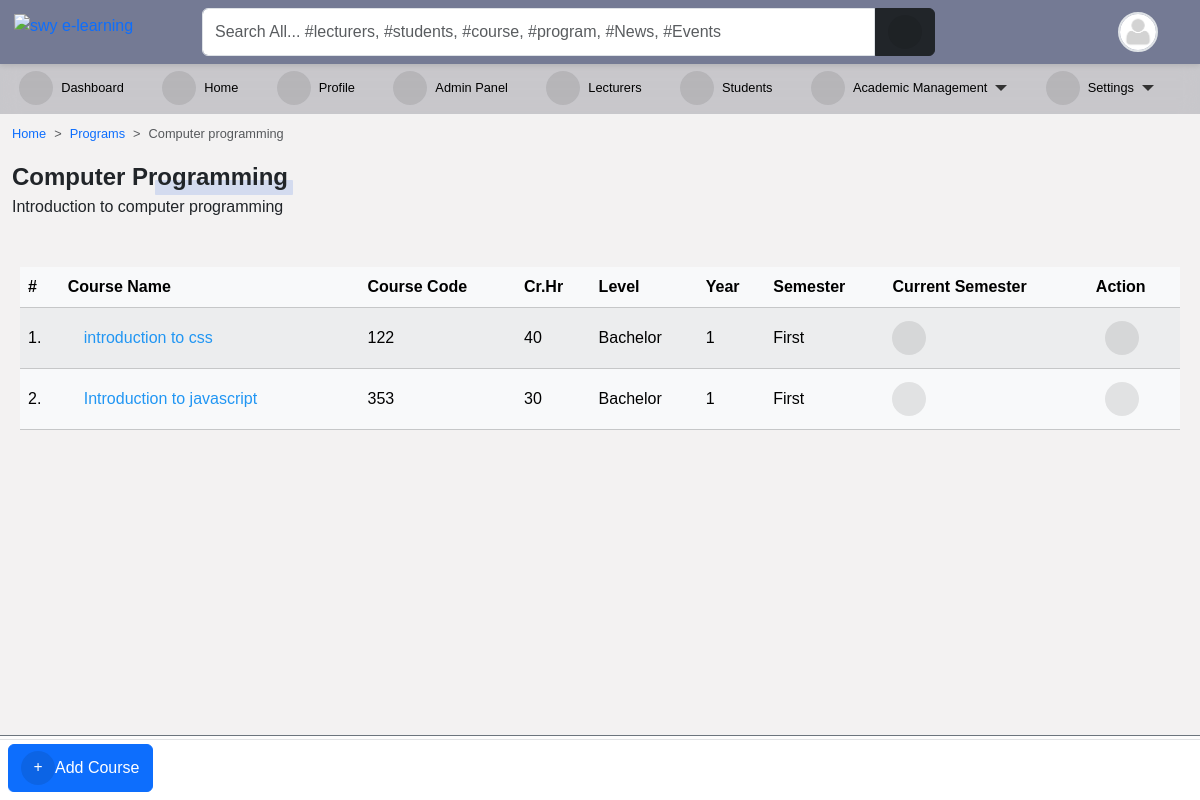
The app's page /programs/1/detail/ (signed in) with its own data.
### accounts/models.py (models this page shows, shortened)
class User(AbstractUser):
    is_student = models.BooleanField(default=False)
    is_lecturer = models.BooleanField(default=False)
    gender = models.CharField(max_length=1, choices=GENDERS, blank=True, null=True)
    phone = models.CharField(max_length=60, blank=True, null=True)
    address = models.CharField(max_length=60, blank=True, null=True)
    picture = models.ImageField(
        upload_to="profile_pictures/%y/%m/%d/", default="default.png", null=True
    )
    email = models.EmailField(blank=True, null=True)
    username_validator = ASCIIUsernameValidator()
    objects = CustomUserManager()
    class Meta:
        ordering = ("-date_joined",)
    @property
    def get_user_role(self):
        if self.is_superuser:
            role = "Admin"
        elif self.is_student:
            role = "Student"
        elif self.is_lecturer:
            role = "Lecturer"
        return role

### course/models.py (models this page shows, shortened)
class Program(models.Model):
    title = models.CharField(max_length=150, unique=True)
    summary = models.TextField(null=True, blank=True)
    objects = ProgramManager()

class Course(models.Model):
    slug = models.SlugField(blank=True, unique=True)
    title = models.CharField(max_length=200, null=True)
    code = models.CharField(max_length=200, unique=True, null=True)
    credit = models.IntegerField(null=True, default=0)
    summary = models.TextField(max_length=200, blank=True, null=True)
    program = models.ForeignKey(Program, on_delete=models.CASCADE)
    level = models.CharField(max_length=25, choices=LEVEL, null=True)
    year = models.IntegerField(choices=YEARS, default=0)
    semester = models.CharField(choices=SEMESTER, max_length=200)
    is_elective = models.BooleanField(default=False, blank=True, null=True)
    objects = CourseManager()
    def get_absolute_url(self):
        return reverse("course_detail", kwargs={"slug": self.slug})
    @property
    def is_current_semester(self):
        from core.models import Semester
        current_semester = Semester.objects.get(is_current_semester=True)
        if self.semester == current_semester.semester:
            return True
        else:
            return False

### course/views.py (the view)
# urls.py: path("<int:pk>/detail/", program_detail, name="program_detail"),
@login_required
def program_detail(request, pk):
    program = Program.objects.get(pk=pk)
    courses = Course.objects.filter(program_id=pk).order_by("-year")
    credits = Course.objects.aggregate(Sum("credit"))
    paginator = Paginator(courses, 10)
    page = request.GET.get("page")
    courses = paginator.get_page(page)
    return render(
        request,
        "course/program_single.html",
        {
            "title": program.title,
            "program": program,
            "courses": courses,
            "credits": credits,
        },
    )

### templates/course/program_single.html (shortened to what this page needs)
{% extends 'base.html' %}
{% load static %}
{% block content %}
<nav style="--bs-breadcrumb-divider: '>';" aria-label="breadcrumb">
    <ol class="breadcrumb">
        <li class="breadcrumb-item"><a href="/">Home</a></li>
        <li class="breadcrumb-item"><a href="{% url 'programs' %}">Programs</a></li>
        <li class="breadcrumb-item active" aria-current="page">{{ program.title }}</li>
    </ol>
</nav>
{% if request.user.is_superuser or request.user.lecturer  %}
<div class="manage-wrap">
    <a class="btn btn-sm btn-primary" href="{% url 'course_add' pk=program.pk %}">Add
        Course</a>
</div>
{% endif %}
{% if program %}
<div class="title-1">{{ program.title }}</div>
{% if program.summary %}
<p>{{ program.summary }}</p>
{% endif %}
{% endif %}
{% if request.user.is_superuser or request.user.is_lecturer %}
<div class="manage-wrap">
    <a class="btn btn-primary" href="{% url 'course_add' pk=program.pk %}"><i class="fas fa-plus"></i>Add Course</a>
</div>
{% endif %}
<div class="table-responsive p-0 px-2 mt-5">
    <div class="table-shadow">
        <table class="table table-light table-striped">
            <thead>
                <tr>
                    <th>#</th>
                    <th> Course Name </th>
                    <th> Course Code </th>
                    <th> Cr.Hr </th>
                    <th> Level </th>
                    <th> Year </th>
                    <th> Semester </th>
                    <th> Current Semester </th>
                    {% if request.user.is_superuser %}
                    <th>Action</th>
                    {% endif %}
                </tr>
            </thead>
            <tbody>
                {% for course in courses %}
                <tr>
                    <td>{{ forloop.counter }}.</td>
                    <td><a href="{{ course.get_absolute_url }}">
                            {{ course.title }}</a></td>
                    <td>{{ course.code }}</td>
                    <td>{{ course.credit }}</td>
                    <td>{{ course.level }}</td>
                    <td>{{ course.year }}</td>
                    <td>{{ course.semester }}</td>
                    <th>
                        {% if course.is_current_semester == False %}
                        <i class="fas fa-times-circle fa-1-5x danger"></i>
                        {% elif course.is_current_semester == True %}
                        <i class="fas fa-check-circle fa-1-5x"></i>
                        {% endif %}
                    </th>
                    {% if request.user.is_superuser %}
                    <td>
                        <div class="dropstart">
                            <button class="btn btn-sm" type="button" data-bs-toggle="dropdown"
                            data-bs-boundary="window" aria-haspopup="true" aria-expanded="false">
                                <i class="fas fa-ellipsis-v m-0"></i>
                            </button>
                        </div>
                    </td>
                    {% endif %}
                </tr>
                {% endfor %}
            </tbody>
        </table>
    </div>
</div>
{% endblock content %}

### templates/navbar.html (shortened to what this page needs)
{% load static %}
<div id="top-navbar" class="py-2 top-navbar">
	<div class="container">
		<a href="/" class="head-logo">
			<img src="{% static 'img/swy e-learning.jpg' %}" width="40px" alt="swy e-learning">
		</a>
		<div class="nav-wrapper">
			<form class="form-header" action="{% url 'query' %}" method="GET">
				<input id="primary-search" class="form-control rounded-end-0" type="text" name="q" value="{{ request.GET.q }}"
					placeholder="Search All... #lecturers, #students, #course, #program, #News, #Events" required />
				<button class="btn btn-dark rounded-start-0" type="submit">
					<i class="fas fa-search"></i>
				</button>
			</form>
			<div class="dropdown index">
				<div class="avatar border border-2" type="button" data-bs-toggle="dropdown" aria-expanded="false">
					<img src="{{ request.user.picture.url }}">
				</div>
			</div>
		</div>
	</div>
</div>

### static/scss/style1.css (style rules this page uses)
*, body { font-family: "Rubik", sans-serif; }
body { background-color: #f3f2f2; }
.table td, .table th { vertical-align: middle; }
.table tbody > tr > td > a { display: flex; color: #2196f3; padding: 0.5rem 1rem; transition: 0.2s; }
#top-navbar { position: fixed; top: 0; right: 0; -webkit-margin-start: -10px; z-index: 90; padding: 0; background: #747a94; box-shadow: 0px 2px 5px 0px rgba(0, 0, 0, 0.1); transition: 0.3s; margin: 0; }
#top-navbar .container { display: flex; background-color: transparent; position: relative; }
#top-navbar .nav-wrapper { display: flex; flex-wrap: wrap; justify-content: space-between; align-items: center; width: 100%; margin-left: 10rem; background-color: transparent; }
#top-navbar .nav-wrapper .form-header { display: flex; flex: 0.8; }
#top-navbar .nav-wrapper .form-header button { flex: 0.1; }
#top-navbar { left: 0; }
.manage-wrap { position: fixed; bottom: 0; right: 0; left: 300px; padding: 0.5rem; z-index: 10; background-color: rgba(255, 255, 255, 0.8); border-top: 1px solid #6c757d; transition: 0.3s; }
.manage-wrap { left: 0; }
.avatar { width: 40px; height: 40px; border-radius: 50%; overflow: hidden; }
.avatar img { width: 100%; height: 100%; -o-object-fit: cover; object-fit: cover; }
a { color: var(--bs-primary); text-decoration: none; }
.title-1 { position: relative; display: inline-flex; align-items: center; font-family: inherit; text-transform: capitalize; font-weight: 700; font-size: 24px; border-radius: 0.2em; }
.title-1::before { content: ""; position: absolute; bottom: 0; right: -5px; width: 50%; height: 15px; z-index: -1; border-radius: 1px; background-color: rgba(83, 126, 226, 0.2); animation: lineAnim 1s ease-in forwards; }
.fas, .fa { font-size: 16px; display: inline-flex; align-items: center; justify-content: center; width: 34px; height: 34px; background-color: rgba(0, 0, 0, 0.093); border-radius: 50%; }

### templates/aside.html (style rules this page uses)
li { font-size: .8rem; }

### templates/navbar.html (style rules this page uses)
.head-logo { position: absolute; left: -1rem; top: 0.3rem; }

### records on screen
User: user.picture (placeholder picture)
Program: title "Computer programming", title "Computer Programming", summary "Introduction to computer programming"
Course: title "introduction to css", code "122", credit "40", level "Bachelor", year "1", semester "First"
Course: title "Introduction to javascript", code "353", credit "30", level "Bachelor", year "1", semester "First"
